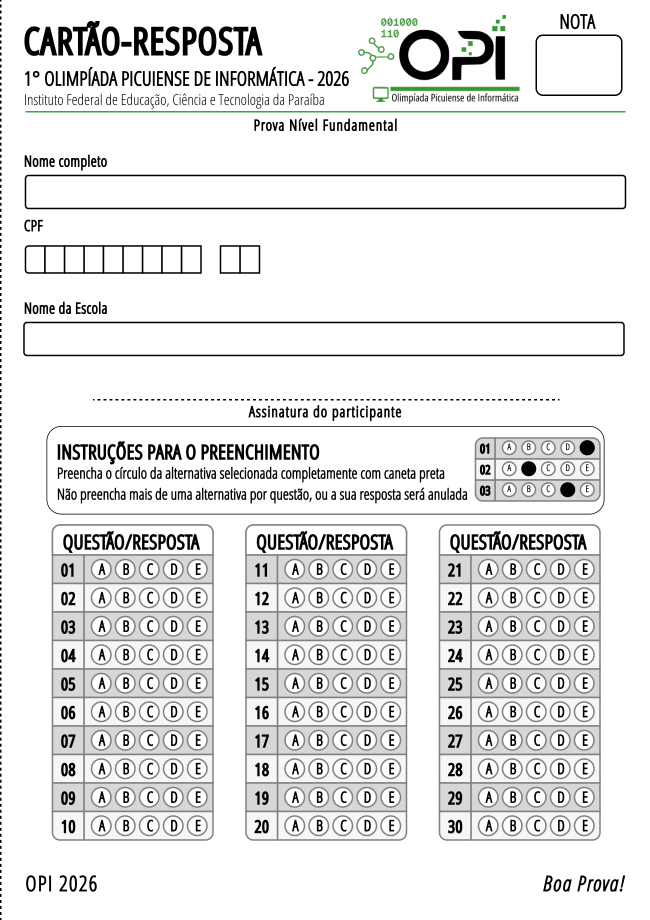
#> input picture docs/card-reference.png, 1299 x 1839 px (shown at 1/2 size)
$ python calibrate_template.py
#> lines starting #> are read from the running program, lines starting #| are printed output that depends on the picture
"""Reproduce measured PDF geometry; needs development dependency PyMuPDF."""
import json
from pathlib import Path
from PIL import Image, ImageDraw
ROOT = Path(__file__).resolve().parents[1]
def rect(x,y,w,h): return dict(x=x/433,y=y/613,width=w/433,height=h/613)
t=dict(id='opi_fundamental_2026',name='OPI Fundamental 2026',normalized_width=1299,normalized_height=1839,source='Frame 1.pdf; 433 x 613 pt',cpf=dict(enabled=True,digits=11,region=rect(17,164,156,18),cells=[rect(x,164,13,18) for x in [17+13*i for i in range(9)]+[147,160]]),questions=dict(count=30,alternatives=list('ABCDE'),regions=[]),thresholds=dict(min_fill=.60,multiple_mark=.48,min_difference=.18,blank_max=.40))
for n in range(30):
 block,row=divmod(n,10)
 t['questions']['regions'].append(dict(number=n+1,bubbles=[dict(answer=a,**rect(61+129*block+16*i,373+19*row,13,13)) for i,a in enumerate('ABCDE')]))
(ROOT/'app/omr/templates/opi_fundamental_2026.json').write_text(json.dumps(t,indent=2))
im=Image.open(ROOT/'docs/card-reference.png').convert('RGB'); d=ImageDraw.Draw(im)
#> further down, im is the input picture: PIL image 1299x1839 RGB; mean R, G, B 229.1, 229.4, 229.1
def box(r,color,label):
#> called with color = 'blue', label = 'CPF'
 x,y,w,h=[r[k]*s for k,s in [('x',im.width),('y',im.height),('width',im.width),('height',im.height)]]
#> x = 51; y = 492; w = 468; h = 54
 d.rectangle((x,y,x+w,y+h),outline=color,width=2);d.text((x,y-12),label,fill=color)
box(t['cpf']['region'],'blue','CPF')
for i,r in enumerate(t['cpf']['cells']):box(r,'red',str(i+1))
for q in t['questions']['regions']:
 for b in q['bubbles']:box(b,'red',f"{q['number']:02}{b['answer']}")
im.save(ROOT/'docs/template-validation.png')
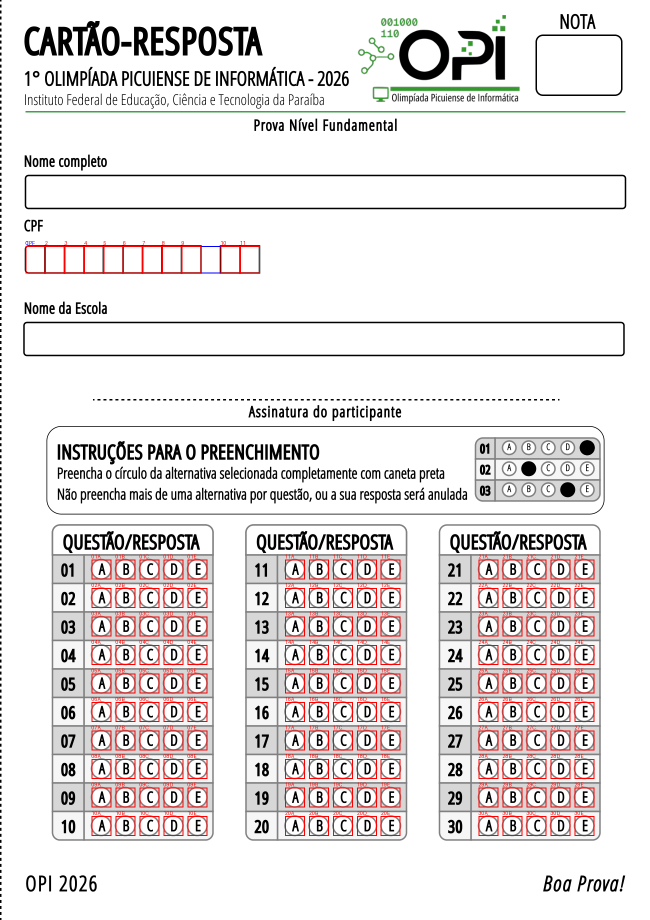
#> saved as template-validation.png: PIL image 1299x1839 RGB (shown at 1/2 size); mean R, G, B 230.9, 225.2, 224.9

$ run again, with docs/mobile-360.png copied over docs/card-reference.png
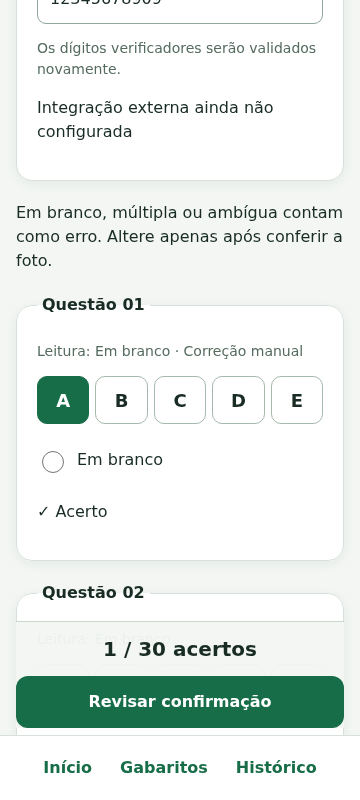
#> input picture docs/mobile-360.png, 360 x 800 px
#> im is the input picture: PIL image 360x800 RGB; mean R, G, B 228.8, 236.3, 232.4
#> `im.save(ROOT/'docs/template-validation.png')`:
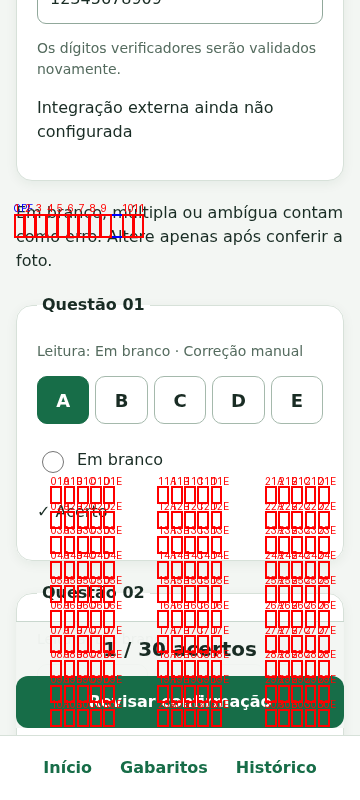
#> saved as template-validation.png: PIL image 360x800 RGB; mean R, G, B 232.8, 220, 216.8

$ run again, with docs/mobile-390.png copied over docs/card-reference.png
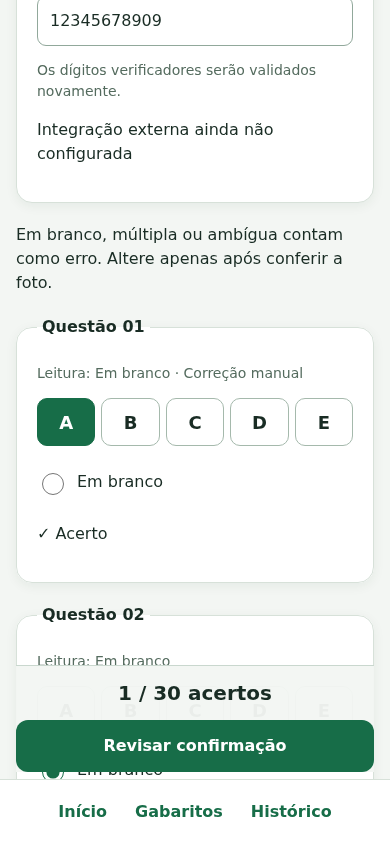
#> input picture docs/mobile-390.png, 390 x 844 px
#> im is the input picture: PIL image 390x844 RGB; mean R, G, B 229.9, 237.1, 233.4
#> `im.save(ROOT/'docs/template-validation.png')`:
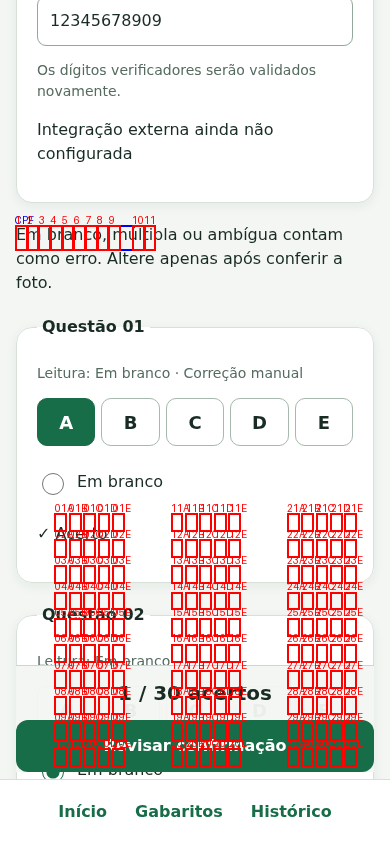
#> saved as template-validation.png: PIL image 390x844 RGB; mean R, G, B 233.3, 221.6, 218.5
